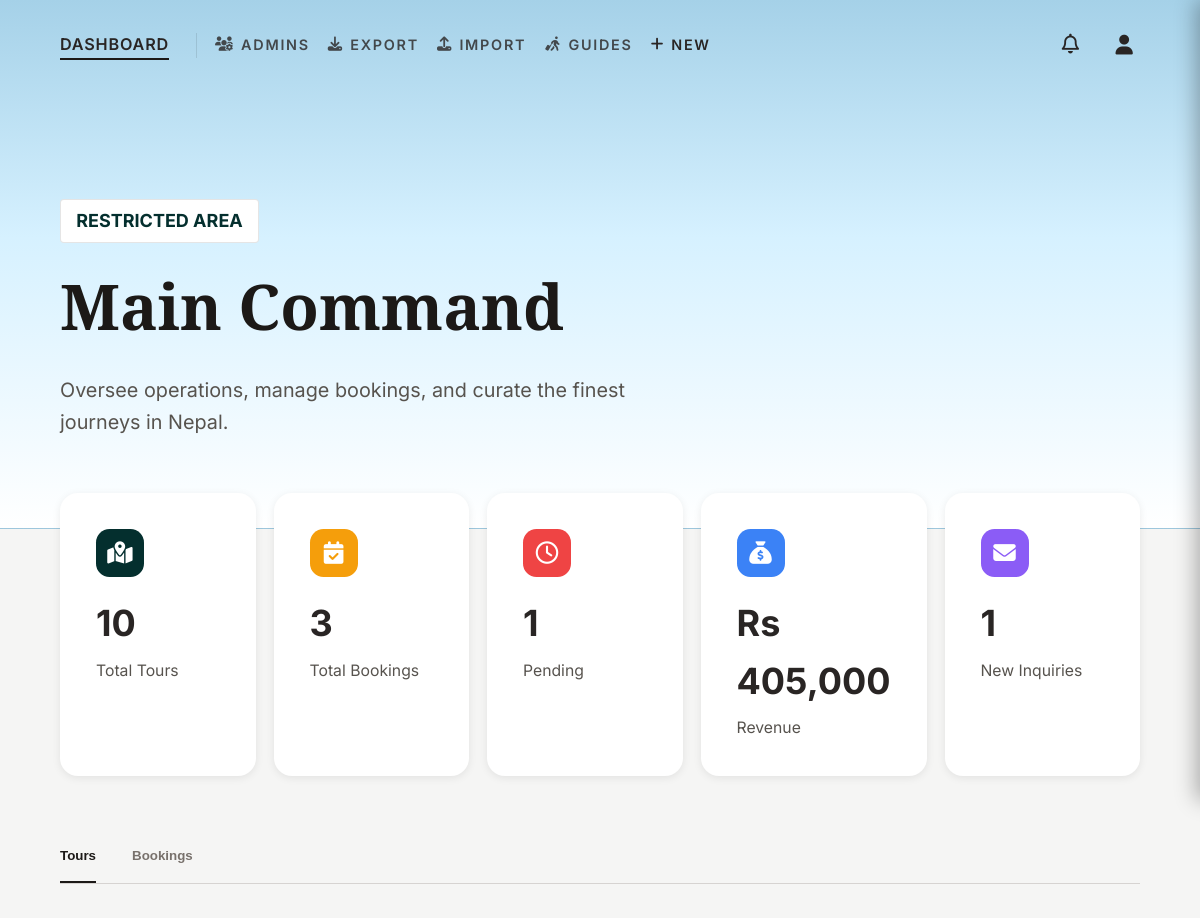
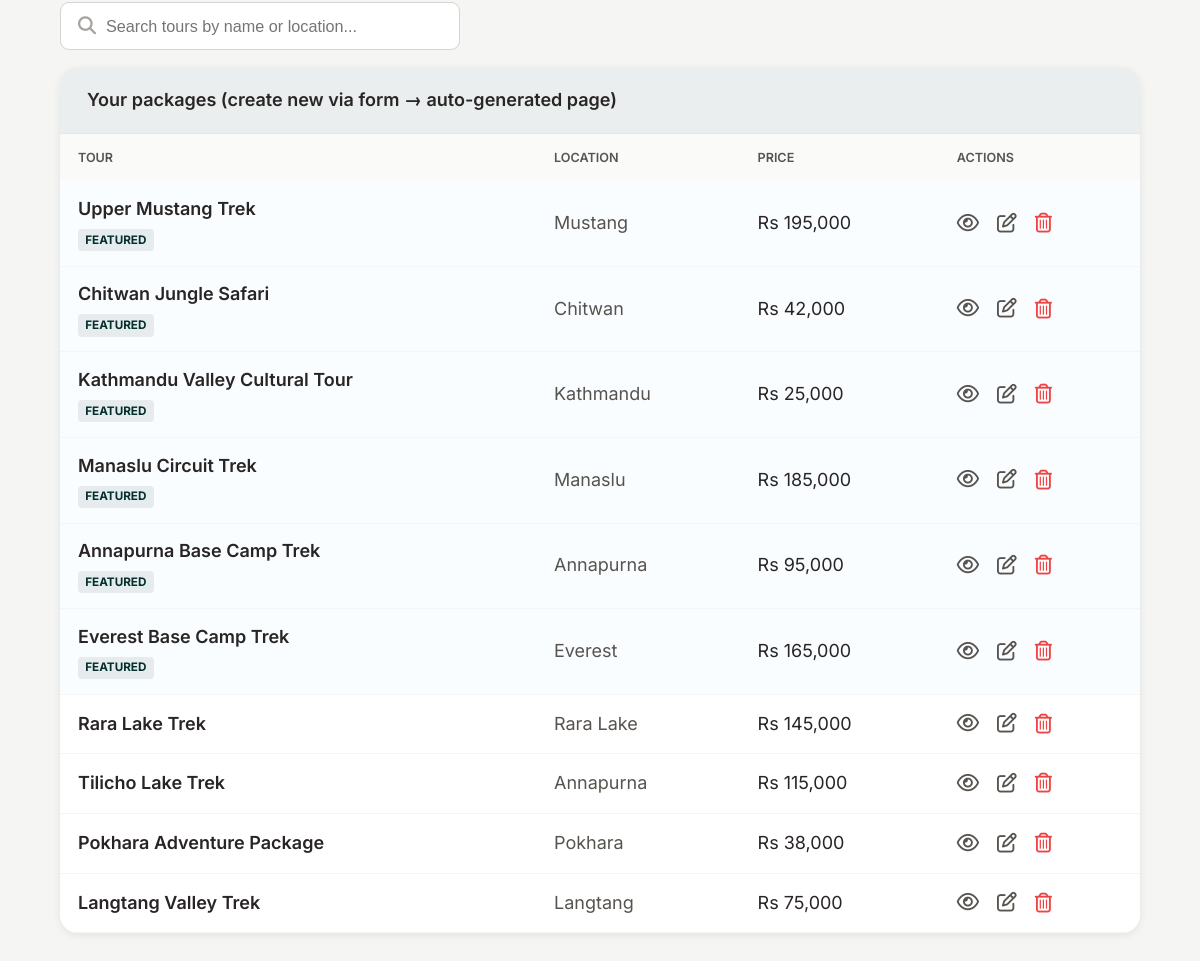
The page /admin/index.php (signed in) on the database its author committed (2 pictures, top to bottom).
### tables this page shows
CREATE TABLE `tours` (
  `id` int(11) NOT NULL AUTO_INCREMENT,
  `title` varchar(255) NOT NULL,
  `location` varchar(255) NOT NULL,
  `price` decimal(10,2) NOT NULL,
  `duration` varchar(50) NOT NULL,
  `description` text DEFAULT NULL,
  `category` varchar(50) DEFAULT NULL,
  `difficulty` varchar(50) DEFAULT NULL,
  `max_group` int(11) DEFAULT NULL,
  `highlights` text DEFAULT NULL,
  `image` varchar(255) DEFAULT NULL,
  `best_season` varchar(50) DEFAULT NULL,
  `altitude_max` int(11) DEFAULT NULL,
  `permit_requirements` text DEFAULT NULL,
  `itinerary` text DEFAULT NULL,
  `inclusions` text DEFAULT NULL,
  `exclusions` text DEFAULT NULL,
  `is_featured` tinyint(1) DEFAULT 0,
  `created_by` int(11) DEFAULT NULL,
  `created_at` datetime DEFAULT current_timestamp(),
  PRIMARY KEY (`id`)
);

### helpers/functions.php (called while the page is built, shortened)
<?php
function is_logged_in() {
    return isset($_SESSION['user_id']) || isset($_SESSION['admin_id']);
}
function get_user() {
    if (is_logged_in()) {
        $userId = $_SESSION['user_id'] ?? $_SESSION['admin_id'];
        return [
            'id' => $userId,
            'username' => $_SESSION['username'] ?? 'User',
            'email' => $_SESSION['email'] ?? '',
            'role' => $_SESSION['role_name'] ?? 'user'
        ];
    }
    return null;
}
function is_super_admin() {
    $user = get_user();
    return $user && ($user['role'] === 'super_admin' || (isset($user['role_name']) && $user['role_name'] === 'super_admin'));
}
    ob_start(); ?>

### admin/index.php (the view, shortened to what this page needs)
<?php
require_once '../helpers/functions.php';
$totalTours = 0;
$totalBookings = 0;
$pendingBookings = 0;
$totalRevenue = 0;
$newInquiries = 0;
try {
    $stmt = $pdo->query("SELECT COUNT(*) as count FROM tours");
    $totalTours = $stmt->fetch()['count'];
    $stmt = $pdo->query("SELECT COUNT(*) as count FROM bookings");
    $totalBookings = $stmt->fetch()['count'];
    $stmt = $pdo->query("SELECT COUNT(*) as count FROM bookings WHERE status = 'pending'");
    $pendingBookings = $stmt->fetch()['count'];
    $stmt = $pdo->query("SELECT COUNT(*) as count FROM inquiries WHERE status = 'new'");
    $newInquiries = $stmt->fetch()['count'];
    $stmt = $pdo->query("
        SELECT SUM(b.travelers * t.price) as revenue
        FROM bookings b
        JOIN tours t ON b.tour_id = t.id
        WHERE b.status = 'confirmed'
    ");
    $totalRevenue = $stmt->fetch()['revenue'] ?? 0;
} catch (Exception $e) {
}
?>
<!DOCTYPE html>
<html lang="en">
<head>
    <link rel="stylesheet" href="https://cdnjs.cloudflare.com/ajax/libs/font-awesome/6.5.1/css/all.min.css">
    <link rel="stylesheet" href="../assets/css/style.css">
    <link rel="stylesheet" href="../assets/css/admin.css">
</head>
<body style="background: var(--color-stone-100);">
    <div class="admin-hero">
        <?php
            include '../includes/header.php';
        ?>
        <section style="padding: 6rem 0 5rem;">
            <div class="container">
                <p class="badge" style="margin-bottom: 0.75rem;">RESTRICTED AREA</p>
                <h1 style="color: var(--color-stone-900); font-family: var(--font-serif); font-size: 3.5rem; margin: 0;">Main Command</h1>
                <p style="font-size: 1.1rem; color: var(--color-stone-600); max-width: 600px; margin-top: 1rem;">
                    Oversee operations, manage bookings, and curate the finest journeys in Nepal.
                </p>
            </div>
        </section>
    </div>
    <div class="container" style="margin-top: -2rem; position: relative; z-index: 10;">
        <div style="display: grid; grid-template-columns: repeat(5, 1fr); gap: 1rem; margin-bottom: 3rem;">
            <div style="background: white; padding: 2rem; border-radius: 1rem; box-shadow: 0 2px 8px rgba(0,0,0,0.08);">
                <div style="width: 48px; height: 48px; background: var(--color-teal-900); border-radius: 0.75rem; display: flex; align-items: center; justify-content: center; margin-bottom: 1rem;">
                    <i class="fa-solid fa-map-location-dot" style="color: white; font-size: 1.25rem;"></i>
                </div>
                <div style="font-size: 2rem; font-weight: 700; margin-bottom: 0.25rem;"><?php echo $totalTours; ?></div>
                <div style="font-size: 0.875rem; color: var(--color-stone-600);">Total Tours</div>
            </div>
            <div style="background: white; padding: 2rem; border-radius: 1rem; box-shadow: 0 2px 8px rgba(0,0,0,0.08);">
                <div style="width: 48px; height: 48px; background: #f59e0b; border-radius: 0.75rem; display: flex; align-items: center; justify-content: center; margin-bottom: 1rem;">
                    <i class="fa-solid fa-calendar-check" style="color: white; font-size: 1.25rem;"></i>
                </div>
                <div style="font-size: 2rem; font-weight: 700; margin-bottom: 0.25rem;"><?php echo $totalBookings; ?></div>
                <div style="font-size: 0.875rem; color: var(--color-stone-600);">Total Bookings</div>
            </div>
            <div style="background: white; padding: 2rem; border-radius: 1rem; box-shadow: 0 2px 8px rgba(0,0,0,0.08);">
                <div style="width: 48px; height: 48px; background: #ef4444; border-radius: 0.75rem; display: flex; align-items: center; justify-content: center; margin-bottom: 1rem;">
                    <i class="fa-regular fa-clock" style="color: white; font-size: 1.25rem;"></i>
                </div>
                <div style="font-size: 2rem; font-weight: 700; margin-bottom: 0.25rem;"><?php echo $pendingBookings; ?></div>
                <div style="font-size: 0.875rem; color: var(--color-stone-600);">Pending</div>
            </div>
            <div style="background: white; padding: 2rem; border-radius: 1rem; box-shadow: 0 2px 8px rgba(0,0,0,0.08);">
                <div style="width: 48px; height: 48px; background: #3b82f6; border-radius: 0.75rem; display: flex; align-items: center; justify-content: center; margin-bottom: 1rem;">
                    <i class="fa-solid fa-sack-dollar" style="color: white; font-size: 1.25rem;"></i>
                </div>
                <div style="font-size: 2rem; font-weight: 700; margin-bottom: 0.25rem;">Rs <?php echo number_format($totalRevenue); ?></div>
                <div style="font-size: 0.875rem; color: var(--color-stone-600);">Revenue</div>
            </div>
            <a href="manage_inquiries.php" style="background: white; padding: 2rem; border-radius: 1rem; box-shadow: 0 2px 8px rgba(0,0,0,0.08); text-decoration: none; color: inherit; transition: transform 0.2s;" onmouseover="this.style.transform='translateY(-5px)'" onmouseout="this.style.transform='translateY(0)'">
                <div style="width: 48px; height: 48px; background: #8b5cf6; border-radius: 0.75rem; display: flex; align-items: center; justify-content: center; margin-bottom: 1rem;">
                    <i class="fa-solid fa-envelope" style="color: white; font-size: 1.25rem;"></i>
                </div>
                <div style="font-size: 2rem; font-weight: 700; margin-bottom: 0.25rem;"><?php echo $newInquiries; ?></div>
                <div style="font-size: 0.875rem; color: var(--color-stone-600);">New Inquiries</div>
            </a>
        </div>
        <div style="border-bottom: 1px solid var(--color-stone-300); margin-bottom: 2rem;">
            <div style="display: flex; gap: 2rem;">
                <button class="tab-btn active" data-tab="tours" style="padding: 1rem 0; border: none; background: none; font-weight: 600; color: var(--color-stone-900); border-bottom: 2px solid var(--color-stone-900); cursor: pointer;">Tours</button>
                <button class="tab-btn" data-tab="bookings" style="padding: 1rem 0; border: none; background: none; font-weight: 600; color: var(--color-stone-500); border-bottom: 2px solid transparent; cursor: pointer;">Bookings</button>
            </div>
        </div>
        <div id="tours-section">
            <div style="margin-bottom: 1rem; position: relative; max-width: 400px;">
                <i class="fa-solid fa-magnifying-glass" style="position: absolute; left: 1rem; top: 50%; transform: translateY(-50%); color: var(--color-stone-400);"></i>
                <input type="text" id="admin-tour-search" placeholder="Search tours by name or location..." style="width: 100%; padding: 0.75rem 1rem 0.75rem 2.5rem; border: 1px solid var(--color-stone-300); border-radius: 0.5rem; font-size: 0.9rem;">
            </div>
            <div style="background: white; border-radius: 1rem; overflow: hidden; box-shadow: 0 2px 8px rgba(0,0,0,0.08); margin-bottom: 2rem;">
                <div style="padding: 1rem 1.5rem; background: var(--color-emerald-50); border-bottom: 1px solid var(--color-stone-200); font-weight: 600;">Your packages (create new via form → auto-generated page)</div>
                <table style="width: 100%; border-collapse: collapse;">
                    <thead>
                        <tr style="background: var(--color-stone-50);">
                            <th style="padding: 0.75rem 1rem; text-align: left; font-size: 0.7rem; font-weight: 600; text-transform: uppercase; color: var(--color-stone-600);">Tour</th>
                            <th style="padding: 0.75rem 1rem; text-align: left; font-size: 0.7rem; font-weight: 600; text-transform: uppercase; color: var(--color-stone-600);">Location</th>
                            <th style="padding: 0.75rem 1rem; text-align: left; font-size: 0.7rem; font-weight: 600; text-transform: uppercase; color: var(--color-stone-600);">Price</th>
                            <th style="padding: 0.75rem 1rem; text-align: left; font-size: 0.7rem; font-weight: 600; text-transform: uppercase; color: var(--color-stone-600);">Actions</th>
                        </tr>
                    </thead>
                    <tbody id="admin-tours-body">
                        <?php
                        $query = "SELECT id, title, location, price, duration, category, is_featured, created_by FROM tours";
                        $params = [];
                        $query .= " ORDER BY is_featured DESC, id DESC LIMIT 50";
                        try {
                            $stmt = $pdo->prepare($query);
                            $stmt->execute($params);
                            $dbTours = $stmt->fetchAll(PDO::FETCH_ASSOC);
                        } catch (Exception $e) { $dbTours = []; }
                        if (empty($dbTours)) {
                            echo '<tr><td colspan="4" style="padding: 2rem; text-align: center; color: var(--color-stone-500);">No tours found.</td></tr>';
                        } else {
                            foreach ($dbTours as $t):
                                $canEdit = is_super_admin() || (isset($t['created_by']) && $t['created_by'] == $_SESSION['user_id']);
                            ?>
                            <tr style="border-bottom: 1px solid var(--color-stone-100); <?php echo $t['is_featured'] ? 'background: rgba(14,165,233,0.02);' : ''; ?>">
                                <td style="padding: 0.75rem 1rem;">
                                    <div style="font-weight: 600;"><?php echo htmlspecialchars($t['title']); ?></div>
                                    <?php if($t['is_featured']): ?>
                                        <span style="font-size: 0.65rem; background: var(--color-emerald-100); color: var(--color-emerald-700); padding: 0.1rem 0.4rem; border-radius: 4px; font-weight: 700; text-transform: uppercase; margin-top: 0.25rem; display: inline-block;">Featured</span>
                                    <?php endif; ?>
                                </td>
                                <td style="padding: 0.75rem 1rem; color: var(--color-stone-600);"><?php echo htmlspecialchars($t['location']); ?></td>
                                <td style="padding: 0.75rem 1rem;">Rs <?php echo number_format($t['price'], 0); ?></td>
                                <td style="padding: 0.75rem 1rem;">
                                    <div style="display: flex; gap: 1rem; align-items: center;">
                                        <a href="../public/package_detail/?id=<?php echo (int)$t['id']; ?>" title="View page" style="color: var(--color-stone-600); font-size: 1.1rem; transition: color 0.2s;">
                                            <i class="fa-regular fa-eye"></i>
                                        </a>
                                        <?php if($canEdit): ?>
                                        <a href="tour_form.php?id=<?php echo (int)$t['id']; ?>" title="Edit" style="color: var(--color-stone-600); font-size: 1.1rem; transition: color 0.2s;">
                                            <i class="fa-regular fa-pen-to-square"></i>
                                        </a>
                                        <button type="button" onclick="handleDeleteTour(<?php echo (int)$t['id']; ?>, '<?php echo addslashes($t['title']); ?>')" title="Delete" style="background: none; border: none; color: var(--color-red-500); font-size: 1.1rem; transition: color 0.2s; cursor: pointer;">
                                            <i class="fa-regular fa-trash-can"></i>
                                        </button>
                                        <?php endif; ?>
                                    </div>
                                </td>
                            </tr>
                            <?php endforeach;
                        }
                        ?>
                    </tbody>
                </table>
            </div>
        </div>
    </div>
</body>
</html>

### rows shown on the page
tours: title "Upper Mustang Trek", is_featured "FEATURED", location "Mustang", price "195,000"
tours: title "Chitwan Jungle Safari", is_featured "FEATURED", location "Chitwan", price "42,000"
tours: title "Kathmandu Valley Cultural Tour", is_featured "FEATURED", location "Kathmandu", price "25,000"
tours: title "Manaslu Circuit Trek", is_featured "FEATURED", location "Manaslu", price "185,000"
tours: title "Annapurna Base Camp Trek", is_featured "FEATURED", location "Annapurna", price "95,000"
tours: title "Everest Base Camp Trek", is_featured "FEATURED", location "Everest", price "165,000"
tours: title "Rara Lake Trek", location "Rara Lake", price "145,000"
tours: title "Tilicho Lake Trek", location "Annapurna", price "115,000"
tours: title "Pokhara Adventure Package", location "Pokhara", price "38,000"
tours: title "Langtang Valley Trek", location "Langtang", price "75,000"

### other values the page prints
$totalTours "10"
$totalBookings "3"
$pendingBookings "1"
$totalRevenue "405,000"
$newInquiries "1"
